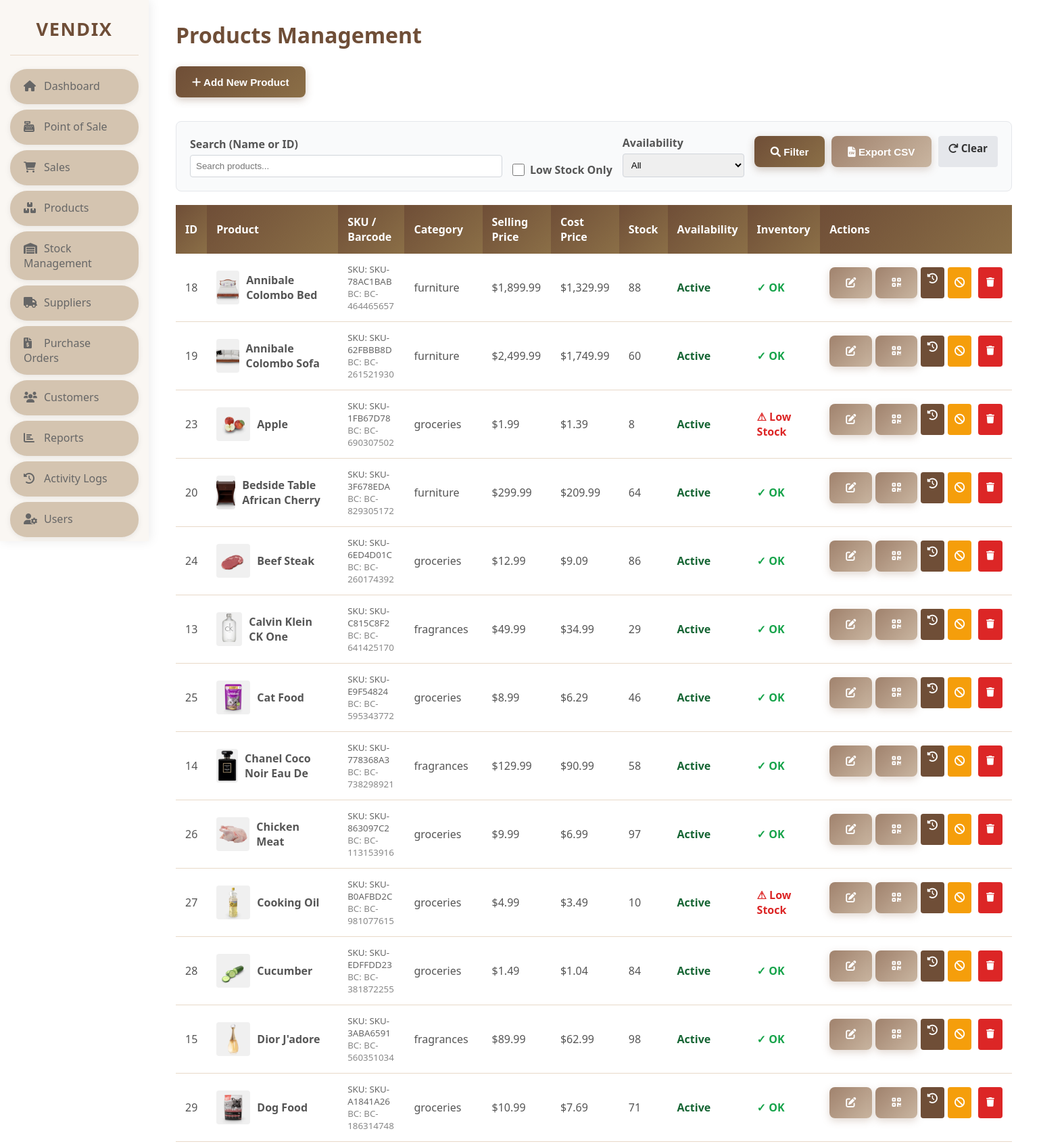
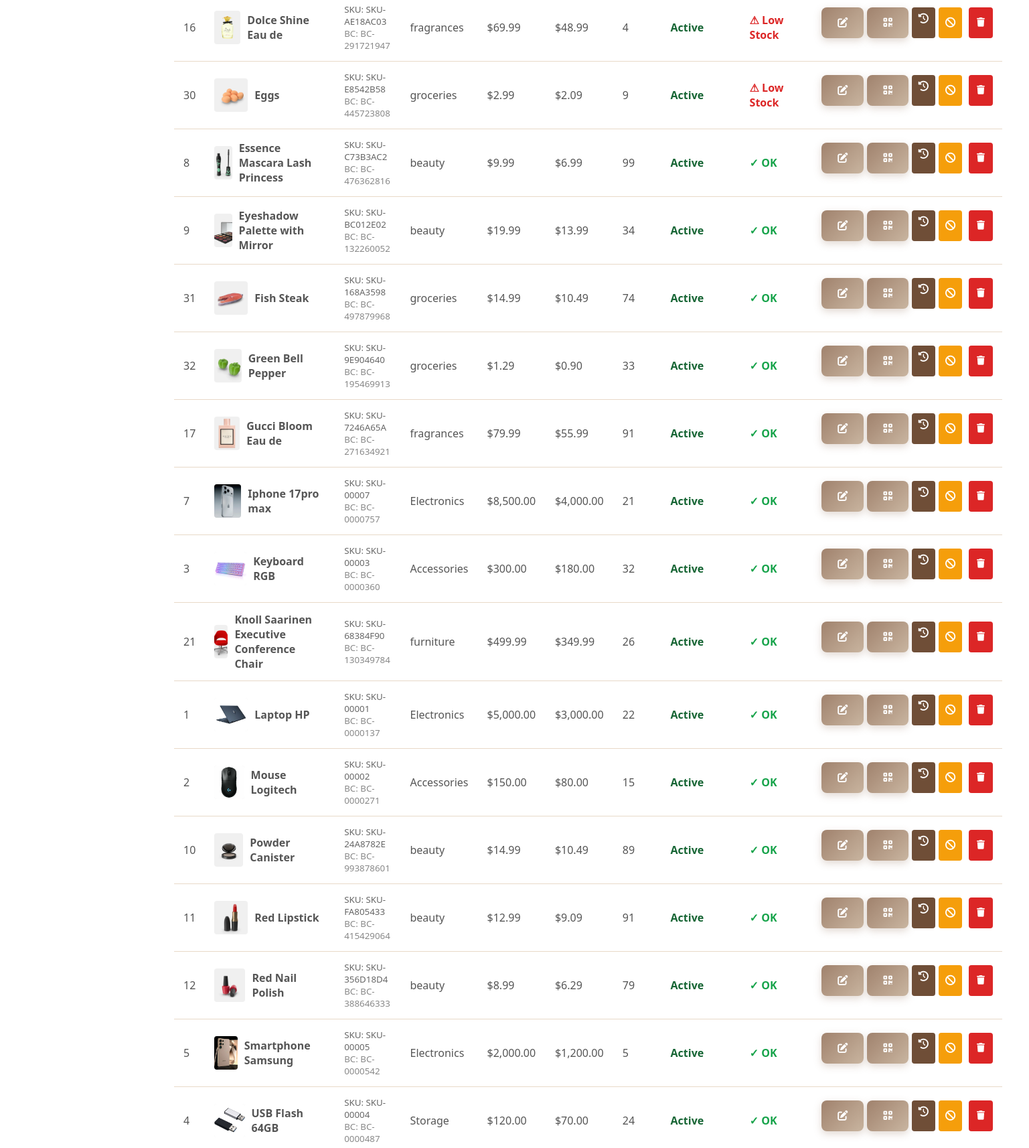
/pages/products.php (signed in, upper part), run on the app's committed database (2 pictures, top to bottom).
### tables this page shows
CREATE TABLE IF NOT EXISTS `products` (
  `id` int NOT NULL AUTO_INCREMENT,
  `name` varchar(150) NOT NULL,
  `sku` varchar(50) DEFAULT NULL,
  `barcode` varchar(100) DEFAULT NULL,
  `price` decimal(10,2) NOT NULL,
  `cost_price` decimal(10,2) NOT NULL,
  `stock` int NOT NULL DEFAULT '0',
  `min_stock` int NOT NULL DEFAULT '0',
  `supplier_id` int DEFAULT NULL,
  `category` varchar(100) DEFAULT NULL,
  `image_url` varchar(255) DEFAULT NULL,
  `status` enum('active','inactive') NOT NULL DEFAULT 'active',
  PRIMARY KEY (`id`),
  KEY `supplier_id` (`supplier_id`)
);

### pages/products.php (the view, shortened to what this page needs)
<?php
include '../config/auth.php';
include_once '../config/helpers.php';
$params = [];
$query = "SELECT * FROM products";
$query .= " ORDER BY name ASC";
if (!empty($params)) {
    $stmt = $conn->prepare($query);
    $stmt->bind_param(str_repeat('s', count($params)), ...$params);
    $stmt->execute();
    $result = $stmt->get_result();
} else {
    $result = $conn->query($query);
}
$products = [];
while ($row = $result->fetch_assoc()) {
    $products[] = $row;
}
include '../includes/header.php';
?>
<div class="main-container">
    <?php include '../includes/sidebar.php'; ?>
    <div class="content-area">
        <div class="content-wrapper">
            <h1>Products Management</h1>
            <?php if (in_array($_SESSION['role'], ['admin', 'manager'])): ?>
            <button class="btn btn-primary" onclick="showAddProductModal()"><i class="fas fa-plus"></i> Add New Product</button>
            <?php endif; ?>
            <div style="background-color: #f9fafb; padding: 20px; border-radius: 8px; margin: 20px 0; border: 1px solid #e5e7eb;">
                <form method="GET" style="display: flex; gap: 15px; align-items: end; flex-wrap: wrap;">
                    <div style="flex: 1; min-width: 200px;">
                        <label style="display: block; margin-bottom: 5px; font-weight: 600; color: #555;">Search (Name or ID)</label>
                        <input type="text" name="search" placeholder="Search products..." value="<?php echo htmlspecialchars($_GET['search'] ?? ''); ?>" style="width: 100%; padding: 8px; border: 1px solid #d1d5db; border-radius: 4px;">
                    </div>
                    <div style="display: flex; align-items: center; gap: 10px;">
                        <label style="display: flex; align-items: center; gap: 8px; font-weight: 600; color: #555; margin: 0; cursor: pointer;">
                            <input type="checkbox" name="low_stock" value="1" <?php echo (!empty($_GET['low_stock'])) ? 'checked' : ''; ?> style="width: 18px; height: 18px; cursor: pointer;">
                            Low Stock Only
                        </label>
                    </div>
                    <div style="min-width: 180px;">
                        <label style="display: block; margin-bottom: 5px; font-weight: 600; color: #555;">Availability</label>
                        <select name="status" style="width: 100%; padding: 8px; border: 1px solid #d1d5db; border-radius: 4px;">
                            <option value="">All</option>
                        </select>
                    </div>
                    <div style="display: flex; gap: 10px;">
                        <button type="submit" class="btn btn-primary"><i class="fas fa-search"></i> Filter</button>
                        <button type="submit" name="export" value="csv" class="btn btn-info"><i class="fas fa-file-csv"></i> Export CSV</button>
                        <a href="products.php" class="btn" style="padding: 8px 15px; background-color: #e5e7eb; color: #333; text-decoration: none; border-radius: 4px; text-align: center;"><i class="fas fa-redo"></i> Clear</a>
                    </div>
                </form>
            </div>
            <table class="table">
                <thead>
                    <tr>
                        <th>ID</th>
                        <th>Product</th>
                        <th>SKU / Barcode</th>
                        <th>Category</th>
                        <th>Selling Price</th>
                        <th>Cost Price</th>
                        <th>Stock</th>
                        <th>Availability</th>
                        <th>Inventory</th>
                        <?php if (in_array($_SESSION['role'], ['admin', 'manager'])): ?>
                        <th>Actions</th>
                        <?php endif; ?>
                    </tr>
                </thead>
                <tbody>
                    <?php if (empty($products)): ?>
                    <tr>
                        <td colspan="<?php echo in_array($_SESSION['role'], ['admin', 'manager']) ? '10' : '9'; ?>" style="text-align: center; padding: 20px; color: #999;">No products found matching your criteria.</td>
                    </tr>
                    <?php else: ?>
                    <?php foreach ($products as $p): ?>
                    <tr>
                        <td><?php echo $p['id']; ?></td>
                        <td>
                            <div style="display: flex; align-items: center; gap: 10px;">
                                <div style="width: 50px; height: 50px; background-color: #f0f0f0; border-radius: 4px; display: flex; align-items: center; justify-content: center; overflow: hidden;">
                                    <?php if (!empty($p['image_url'])): ?>
                                        <img src="<?php echo htmlspecialchars($p['image_url']); ?>" alt="<?php echo htmlspecialchars($p['name']); ?>" style="width: 100%; height: 100%; object-fit: cover;">
                                    <?php else: ?>
                                        <i class="fas fa-image" style="color: #999; font-size: 1.5rem;"></i>
                                    <?php endif; ?>
                                </div>
                                <strong><?php echo htmlspecialchars($p['name']); ?></strong>
                            </div>
                        </td>
                        <td>
                            <small style="display: block; color: #666;">SKU: <?php echo htmlspecialchars($p['sku'] ?? 'N/A'); ?></small>
                            <small style="display: block; color: #888;">BC: <?php echo htmlspecialchars($p['barcode'] ?? 'N/A'); ?></small>
                        </td>
                        <td><?php echo htmlspecialchars($p['category'] ?? '-'); ?></td>
                        <td>$<?php echo number_format($p['price'], 2); ?></td>
                        <td>$<?php echo number_format($p['cost_price'], 2); ?></td>
                        <td><?php echo $p['stock']; ?></td>
                        <td><span style="color: <?php echo ($p['status'] ?? 'active') === 'active' ? '#166534' : '#92400e'; ?>; font-weight: bold;"><?php echo ucfirst($p['status'] ?? 'active'); ?></span></td>
                        <td><span style="color: <?php echo $p['stock'] <= $p['min_stock'] ? '#dc2626' : '#16a34a'; ?>; font-weight: bold;"><?php echo $p['stock'] <= $p['min_stock'] ? '⚠ Low Stock' : '✓ OK'; ?></span></td>
                        <?php if (in_array($_SESSION['role'], ['admin', 'manager'])): ?>
                        <td>
                            <div style="display: flex; gap: 5px;">
                                <button class="btn btn-info" onclick="editProduct(this)"
                                    data-id="<?php echo $p['id']; ?>"
                                    data-name="<?php echo htmlspecialchars($p['name']); ?>"
                                    data-sku="<?php echo htmlspecialchars($p['sku'] ?? ''); ?>"
                                    data-barcode="<?php echo htmlspecialchars($p['barcode'] ?? ''); ?>"
                                    data-category="<?php echo htmlspecialchars($p['category'] ?? ''); ?>"
                                    data-price="<?php echo $p['price']; ?>"
                                    data-cost="<?php echo $p['cost_price']; ?>"
                                    data-stock="<?php echo $p['stock']; ?>"
                                    data-min-stock="<?php echo $p['min_stock']; ?>"
                                    data-status="<?php echo htmlspecialchars($p['status'] ?? 'active'); ?>"
                                    data-supplier="<?php echo $p['supplier_id'] ?? ''; ?>"
                                    data-image="<?php echo htmlspecialchars($p['image_url'] ?? ''); ?>"
                                    title="Edit"><i class="fas fa-edit"></i></button>
                                <button class="btn btn-info" onclick="generateProductQR(<?php echo $p['id']; ?>, '<?php echo htmlspecialchars(addslashes($p['name'])); ?>', '<?php echo htmlspecialchars($p['barcode'] ?: ($p['sku'] ?: $p['id'])); ?>')" title="Generate QR Code" style="background-color: #8B6F47; border-color: #8B6F47;"><i class="fas fa-qrcode"></i></button>
                                <a href="stock.php?product_id=<?php echo $p['id']; ?>" class="btn" style="background: #6F4E37; color: white; padding: 6px 10px; border-radius: 4px;" title="Stock History"><i class="fas fa-history"></i></a>
                                <button class="btn" onclick="toggleProductStatus(<?php echo $p['id']; ?>, '<?php echo ($p['status'] ?? 'active') === 'active' ? 'inactive' : 'active'; ?>')" style="background: <?php echo ($p['status'] ?? 'active') === 'active' ? '#f59e0b' : '#16a34a'; ?>; color: white; padding: 6px 10px; border-radius: 4px;" title="<?php echo ($p['status'] ?? 'active') === 'active' ? 'Deactivate' : 'Activate'; ?>"><i class="fas <?php echo ($p['status'] ?? 'active') === 'active' ? 'fa-ban' : 'fa-check'; ?>"></i></button>
                                <?php if ($_SESSION['role'] === 'admin'): ?>
                                <button class="btn btn-danger" onclick="deleteProduct(<?php echo $p['id']; ?>)" title="Delete"><i class="fas fa-trash"></i></button>
                                <?php endif; ?>
                            </div>
                        </td>
                        <?php endif; ?>
                    </tr>
                    <?php endforeach; ?>
                    <?php endif; ?>
                </tbody>
            </table>
        </div>
    </div>
</div>

### assets/css/style.css (style rules this page uses)
* { margin: 0; padding: 0; box-sizing: border-box; }
body { font-family: 'Segoe UI', Tahoma, Geneva, Verdana, sans-serif; background-color: #ffffff; color: #333; display: flex; flex-direction: column; min-height: 100vh; padding-bottom: 80px; }
.main-container { display: flex; margin-top: 0; flex: 1; }
.content-area { margin-left: 220px; flex: 1; padding: 20px 30px; background-color: #fff; margin-bottom: 80px; min-height: 100vh; }
.content-wrapper { background-color: #fff; border-radius: 0; padding: 10px 10px; box-shadow: none; }
h1 { color: #6F4E37; margin-bottom: 25px; font-size: 2rem; font-weight: 700; }
.btn { padding: 12px 24px; border-radius: 8px; border: none; cursor: pointer; font-size: 0.95rem; transition: all 0.3s ease; margin-bottom: 15px; display: inline-block; font-weight: 600; text-decoration: none; min-height: 46px; }
.btn-primary { background: linear-gradient(135deg, #6F4E37 0%, #8B6F47 100%); color: #fff; box-shadow: 0 4px 12px rgba(111, 78, 55, 0.3); }
.btn-info { background: linear-gradient(135deg, #A0826D 0%, #C9B5A0 100%); color: #fff; box-shadow: 0 4px 12px rgba(160, 130, 109, 0.3); }
.btn-danger { background-color: #dc2626; color: #fff; padding: 6px 12px; font-size: 0.85rem; }
.table { width: 100%; border-collapse: collapse; margin-top: 20px; }
.table thead th { background: linear-gradient(135deg, #6F4E37 0%, #8B6F47 100%); color: #fff; padding: 14px; text-align: left; font-weight: 600; }
.table tbody td { padding: 14px; border-bottom: 1px solid #E8D9C8; color: #555; }
.table, .dashboard-table, .perms-table { width: 100%; }

### pages/products.php (style rules this page uses)
.btn-danger { background-color: #dc2626; color: white; padding: 6px 12px; border: none; border-radius: 4px; cursor: pointer; margin-left: 5px; }

### data on the page
products: id "18", image_url (picture), name "Annibale Colombo Bed", sku "SKU-78AC1BAB", barcode "BC-464465657", category "furniture", price "1,899.99", cost_price "1,329.99", stock "88", status "Active", min_stock "✓ OK"
products: id "19", image_url (picture), name "Annibale Colombo Sofa", sku "SKU-62FBBB8D", barcode "BC-261521930", category "furniture", price "2,499.99", cost_price "1,749.99", stock "60", status "Active", min_stock "✓ OK"
products: id "23", image_url (picture), name "Apple", sku "SKU-1FB67D78", barcode "BC-690307502", category "groceries", price "1.99", cost_price "1.39", stock "8", status "Active", min_stock "⚠ Low Stock"
products: id "20", image_url (picture), name "Bedside Table African Cherry", sku "SKU-3F678EDA", barcode "BC-829305172", category "furniture", price "299.99", cost_price "209.99", stock "64", status "Active", min_stock "✓ OK"
products: id "24", image_url (picture), name "Beef Steak", sku "SKU-6ED4D01C", barcode "BC-260174392", category "groceries", price "12.99", cost_price "9.09", stock "86", status "Active", min_stock "✓ OK"
products: id "13", image_url (picture), name "Calvin Klein CK One", sku "SKU-C815C8F2", barcode "BC-641425170", category "fragrances", price "49.99", cost_price "34.99", stock "29", status "Active", min_stock "✓ OK"
products: id "25", image_url (picture), name "Cat Food", sku "SKU-E9F54824", barcode "BC-595343772", category "groceries", price "8.99", cost_price "6.29", stock "46", status "Active", min_stock "✓ OK"
products: id "14", image_url (picture), name "Chanel Coco Noir Eau De", sku "SKU-778368A3", barcode "BC-738298921", category "fragrances", price "129.99", cost_price "90.99", stock "58", status "Active", min_stock "✓ OK"
products: id "26", image_url (picture), name "Chicken Meat", sku "SKU-863097C2", barcode "BC-113153916", category "groceries", price "9.99", cost_price "6.99", stock "97", status "Active", min_stock "✓ OK"
products: id "27", image_url (picture), name "Cooking Oil", sku "SKU-B0AFBD2C", barcode "BC-981077615", category "groceries", price "4.99", cost_price "3.49", stock "10", status "Active", min_stock "⚠ Low Stock"
products: id "28", image_url (picture), name "Cucumber", sku "SKU-EDFFDD23", barcode "BC-381872255", category "groceries", price "1.49", cost_price "1.04", stock "84", status "Active", min_stock "✓ OK"
products: id "15", image_url (picture), name "Dior J'adore", sku "SKU-3ABA6591", barcode "BC-560351034", category "fragrances", price "89.99", cost_price "62.99", stock "98", status "Active", min_stock "✓ OK"
products: id "29", image_url (picture), name "Dog Food", sku "SKU-A1841A26", barcode "BC-186314748", category "groceries", price "10.99", cost_price "7.69", stock "71", status "Active", min_stock "✓ OK"
products: id "16", image_url (picture), name "Dolce Shine Eau de", sku "SKU-AE18AC03", barcode "BC-291721947", category "fragrances", price "69.99", cost_price "48.99", stock "4", status "Active", min_stock "⚠ Low Stock"
products: id "30", image_url (picture), name "Eggs", sku "SKU-E8542B58", barcode "BC-445723808", category "groceries", price "2.99", cost_price "2.09", stock "9", status "Active", min_stock "⚠ Low Stock"
products: id "8", image_url (picture), name "Essence Mascara Lash Princess", sku "SKU-C73B3AC2", barcode "BC-476362816", category "beauty", price "9.99", cost_price "6.99", stock "99", status "Active", min_stock "✓ OK"
products: id "9", image_url (picture), name "Eyeshadow Palette with Mirror", sku "SKU-BC012E02", barcode "BC-132260052", category "beauty", price "19.99", cost_price "13.99", stock "34", status "Active", min_stock "✓ OK"
products: id "31", image_url (picture), name "Fish Steak", sku "SKU-168A3598", barcode "BC-497879968", category "groceries", price "14.99", cost_price "10.49", stock "74", status "Active", min_stock "✓ OK"
products: id "32", image_url (picture), name "Green Bell Pepper", sku "SKU-9E904640", barcode "BC-195469913", category "groceries", price "1.29", cost_price "0.90", stock "33", status "Active", min_stock "✓ OK"
products: id "17", image_url (picture), name "Gucci Bloom Eau de", sku "SKU-7246A65A", barcode "BC-271634921", category "fragrances", price "79.99", cost_price "55.99", stock "91", status "Active", min_stock "✓ OK"
products: id "7", image_url (picture), name "Iphone 17pro max", sku "SKU-00007", barcode "BC-0000757", category "Electronics", price "8,500.00", cost_price "4,000.00", stock "21", status "Active", min_stock "✓ OK"
products: id "3", image_url (picture), name "Keyboard RGB", sku "SKU-00003", barcode "BC-0000360", category "Accessories", price "300.00", cost_price "180.00", stock "32", status "Active", min_stock "✓ OK"
products: id "21", image_url (picture), name "Knoll Saarinen Executive Conference Chair", sku "SKU-68384F90", barcode "BC-130349784", category "furniture", price "499.99", cost_price "349.99", stock "26", status "Active", min_stock "✓ OK"
products: id "1", image_url (picture), name "Laptop HP", sku "SKU-00001", barcode "BC-0000137", category "Electronics", price "5,000.00", cost_price "3,000.00", stock "22", status "Active", min_stock "✓ OK"
products: id "2", image_url (picture), name "Mouse Logitech", sku "SKU-00002", barcode "BC-0000271", category "Accessories", price "150.00", cost_price "80.00", stock "15", status "Active", min_stock "✓ OK"
products: id "10", image_url (picture), name "Powder Canister", sku "SKU-24A8782E", barcode "BC-993878601", category "beauty", price "14.99", cost_price "10.49", stock "89", status "Active", min_stock "✓ OK"
products: id "11", image_url (picture), name "Red Lipstick", sku "SKU-FA805433", barcode "BC-415429064", category "beauty", price "12.99", cost_price "9.09", stock "91", status "Active", min_stock "✓ OK"
products: id "12", image_url (picture), name "Red Nail Polish", sku "SKU-356D18D4", barcode "BC-388646333", category "beauty", price "8.99", cost_price "6.29", stock "79", status "Active", min_stock "✓ OK"
products: id "5", image_url (picture), name "Smartphone Samsung", sku "SKU-00005", barcode "BC-0000542", category "Electronics", price "2,000.00", cost_price "1,200.00", stock "5", status "Active", min_stock "✓ OK"
products: id "4", image_url (picture), name "USB Flash 64GB", sku "SKU-00004", barcode "BC-0000487", category "Storage", price "120.00", cost_price "70.00", stock "24", status "Active", min_stock "✓ OK"
